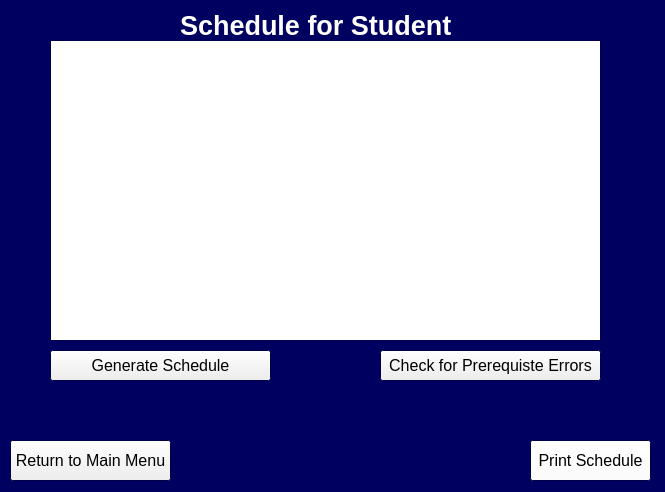
<?xml version="1.0" encoding="UTF-8"?>
<ui version="4.0">
 <class>Output_window_frm</class>
 <widget class="QWidget" name="Output_window_frm">
  <property name="geometry">
   <rect>
    <x>0</x>
    <y>0</y>
    <width>665</width>
    <height>492</height>
   </rect>
  </property>
  <property name="palette">
   <palette>
    <active>
     <colorrole role="Base">
      <brush brushstyle="SolidPattern">
       <color alpha="255">
        <red>255</red>
        <green>255</green>
        <blue>255</blue>
       </color>
      </brush>
     </colorrole>
     <colorrole role="Window">
      <brush brushstyle="SolidPattern">
       <color alpha="255">
        <red>0</red>
        <green>0</green>
        <blue>97</blue>
       </color>
      </brush>
     </colorrole>
    </active>
    <inactive>
     <colorrole role="Base">
      <brush brushstyle="SolidPattern">
       <color alpha="255">
        <red>255</red>
        <green>255</green>
        <blue>255</blue>
       </color>
      </brush>
     </colorrole>
     <colorrole role="Window">
      <brush brushstyle="SolidPattern">
       <color alpha="255">
        <red>0</red>
        <green>0</green>
        <blue>97</blue>
       </color>
      </brush>
     </colorrole>
    </inactive>
    <disabled>
     <colorrole role="Base">
      <brush brushstyle="SolidPattern">
       <color alpha="255">
        <red>0</red>
        <green>0</green>
        <blue>97</blue>
       </color>
      </brush>
     </colorrole>
     <colorrole role="Window">
      <brush brushstyle="SolidPattern">
       <color alpha="255">
        <red>0</red>
        <green>0</green>
        <blue>97</blue>
       </color>
      </brush>
     </colorrole>
    </disabled>
   </palette>
  </property>
  <property name="windowTitle">
   <string>Class Scheduler Application</string>
  </property>
  <widget class="QLabel" name="ViewScheduler_lbl">
   <property name="geometry">
    <rect>
     <x>180</x>
     <y>10</y>
     <width>321</width>
     <height>31</height>
    </rect>
   </property>
   <property name="palette">
    <palette>
     <active>
      <colorrole role="WindowText">
       <brush brushstyle="SolidPattern">
        <color alpha="255">
         <red>255</red>
         <green>255</green>
         <blue>255</blue>
        </color>
       </brush>
      </colorrole>
     </active>
     <inactive>
      <colorrole role="WindowText">
       <brush brushstyle="SolidPattern">
        <color alpha="255">
         <red>255</red>
         <green>255</green>
         <blue>255</blue>
        </color>
       </brush>
      </colorrole>
     </inactive>
     <disabled>
      <colorrole role="WindowText">
       <brush brushstyle="SolidPattern">
        <color alpha="255">
         <red>120</red>
         <green>120</green>
         <blue>120</blue>
        </color>
       </brush>
      </colorrole>
     </disabled>
    </palette>
   </property>
   <property name="font">
    <font>
     <family>Arial</family>
     <pointsize>20</pointsize>
     <weight>75</weight>
     <bold>true</bold>
    </font>
   </property>
   <property name="text">
    <string>Schedule for Student</string>
   </property>
  </widget>
  <widget class="QPushButton" name="Return_btn">
   <property name="geometry">
    <rect>
     <x>10</x>
     <y>440</y>
     <width>161</width>
     <height>41</height>
    </rect>
   </property>
   <property name="font">
    <font>
     <family>Arial</family>
     <pointsize>12</pointsize>
    </font>
   </property>
   <property name="text">
    <string>Return to Main Menu</string>
   </property>
  </widget>
  <widget class="QPushButton" name="Print_btn">
   <property name="geometry">
    <rect>
     <x>530</x>
     <y>440</y>
     <width>121</width>
     <height>41</height>
    </rect>
   </property>
   <property name="palette">
    <palette>
     <active>
      <colorrole role="Button">
       <brush brushstyle="SolidPattern">
        <color alpha="255">
         <red>255</red>
         <green>255</green>
         <blue>255</blue>
        </color>
       </brush>
      </colorrole>
      <colorrole role="BrightText">
       <brush brushstyle="SolidPattern">
        <color alpha="255">
         <red>255</red>
         <green>255</green>
         <blue>255</blue>
        </color>
       </brush>
      </colorrole>
     </active>
     <inactive>
      <colorrole role="Button">
       <brush brushstyle="SolidPattern">
        <color alpha="255">
         <red>255</red>
         <green>255</green>
         <blue>255</blue>
        </color>
       </brush>
      </colorrole>
      <colorrole role="BrightText">
       <brush brushstyle="SolidPattern">
        <color alpha="255">
         <red>255</red>
         <green>255</green>
         <blue>255</blue>
        </color>
       </brush>
      </colorrole>
     </inactive>
     <disabled>
      <colorrole role="Button">
       <brush brushstyle="SolidPattern">
        <color alpha="255">
         <red>255</red>
         <green>255</green>
         <blue>255</blue>
        </color>
       </brush>
      </colorrole>
      <colorrole role="BrightText">
       <brush brushstyle="SolidPattern">
        <color alpha="255">
         <red>255</red>
         <green>255</green>
         <blue>255</blue>
        </color>
       </brush>
      </colorrole>
     </disabled>
    </palette>
   </property>
   <property name="font">
    <font>
     <family>Arial</family>
     <pointsize>12</pointsize>
    </font>
   </property>
   <property name="text">
    <string>Print Schedule</string>
   </property>
  </widget>
  <widget class="QPushButton" name="CheckSchedule_btn">
   <property name="geometry">
    <rect>
     <x>380</x>
     <y>350</y>
     <width>221</width>
     <height>31</height>
    </rect>
   </property>
   <property name="font">
    <font>
     <family>Arial</family>
     <pointsize>12</pointsize>
    </font>
   </property>
   <property name="text">
    <string>Check for Prerequiste Errors</string>
   </property>
  </widget>
  <widget class="QTableWidget" name="SchedulerOutput_tbl">
   <property name="geometry">
    <rect>
     <x>50</x>
     <y>40</y>
     <width>551</width>
     <height>301</height>
    </rect>
   </property>
  </widget>
  <widget class="QPushButton" name="GenerateSchedule_btn">
   <property name="geometry">
    <rect>
     <x>50</x>
     <y>350</y>
     <width>221</width>
     <height>31</height>
    </rect>
   </property>
   <property name="font">
    <font>
     <family>Arial</family>
     <pointsize>12</pointsize>
    </font>
   </property>
   <property name="text">
    <string>Generate Schedule</string>
   </property>
  </widget>
 </widget>
 <resources/>
 <connections/>
</ui>
